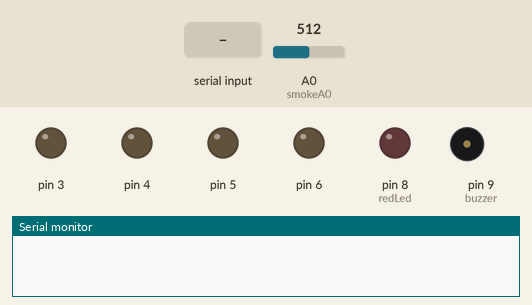
Bench run of a sketch on a simulated Arduino Uno, built with avr-gcc and run on an emulated ATmega328P. Parts: output pins drawn as LEDs (lit = HIGH), buzzer (waves = sounding), the last lines printed to the serial monitor. The inputs (shaded band) are chosen by the test bench; at power-on: A0 (smokeA0) = 512.

Above: at 1.2 s.
1.3 s: "1" received over Serial
At 2.8 s:
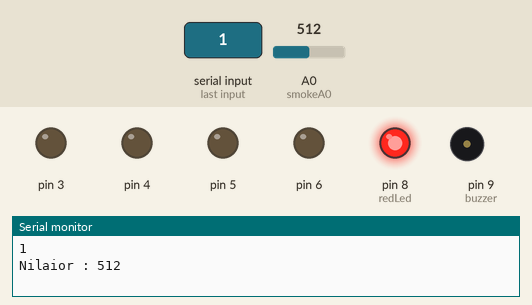
3.8 s: "A" received over Serial
At 5.1 s:
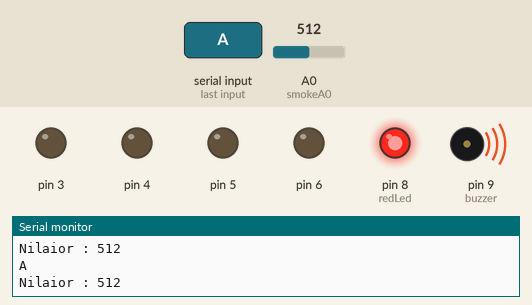
5.8 s: "B" received over Serial
At 8.6 s:
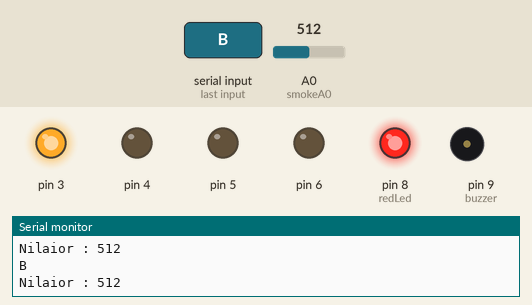
8.8 s: "C" received over Serial
At 11.7 s:
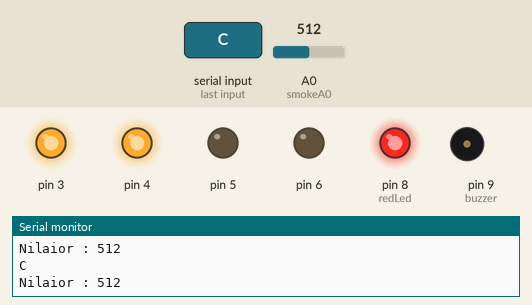
11.8 s: "D" received over Serial
At 14.7 s:
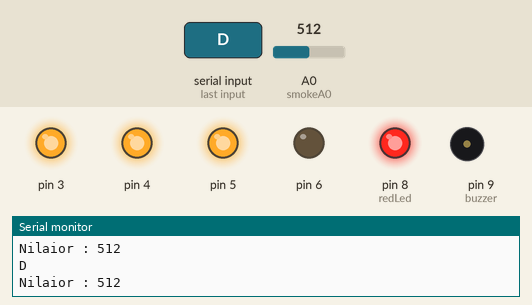
14.8 s: "E" received over Serial
At 17.9 s:
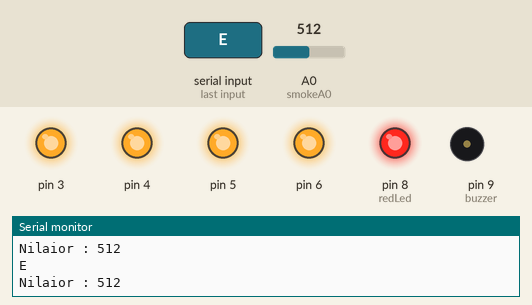
Timing chart, 0 to 18.8 s (numbered marks = the images above; inputs shaded):
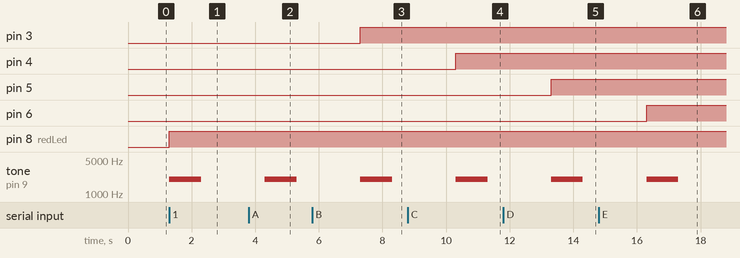

The sketch:

gabungan_gas_lampu_arduino.ino
```cpp
//Identifikasi setiap sensor
int redLed = 8;
int buzzer = 9;

//sensor MQ2
int smokeA0 = A0;
int batasNilai = 100;
char val;
void setup() {
   pinMode(3,OUTPUT);
  pinMode(4,OUTPUT);
  pinMode(5,OUTPUT);
  pinMode(6,OUTPUT);
  Serial.begin(9600);
  pinMode(smokeA0, INPUT);
  pinMode(buzzer, OUTPUT);
  pinMode(redLed, OUTPUT);
}

void loop() {
  if( Serial.available() >0 )
  {
     val = Serial.read();
      Serial.println(val);
 //nilai yang muncul di sensor MQ2
 int analogSensor = analogRead(smokeA0);

 //cetak secara serial
 Serial.print("Nilaior : ");
 Serial.println(analogSensor);

 //jika nilai sensor lebih besar dari batas nilai maka
 if (analogSensor > batasNilai)
 {
  //lampu led nyala
  digitalWrite(redLed, HIGH);

  //buzzer bunyi
  tone(buzzer, 2000, 1000);
 }
 else
 {
  //jika dibawah dari batas nilai maka
  //lampu led mati
  digitalWrite(redLed, LOW);

  //buzzer off
  noTone(buzzer);
 }

 //Diulangi tiap 3 detik
 delay(3000);
 }

  {

  }
    if( val == '1' ) {
      digitalWrite(3,LOW); }
    else if( val == '2' ) {
      digitalWrite(4,LOW); }
    else if( val == '3' ) {
      digitalWrite(5,LOW); }
    else if( val == '4' ) {
      digitalWrite(6,LOW); }
    else if( val == '5' ) {
  }
     else if( val == 'A' ) {
      digitalWrite(3,HIGH); }
     else if( val == 'B' ) {
      digitalWrite(4,HIGH); }
     else if( val == 'C' ) {
      digitalWrite(5,HIGH); }
     else if( val == 'D' ) {
      digitalWrite(6,HIGH); }
     else if( val == 'E' ) {
}
}
```

Measured:
- after the input at 1.3 s, pin 8 (redLed): LOW → HIGH at once; tone on pin 9 (buzzer): silent → 2000 Hz at once, → silent 1.0 s later
- after the input at 3.8 s, tone on pin 9 (buzzer): silent → 2000 Hz after 0.50 s, → silent 1.0 s later
- after the input at 5.8 s, tone on pin 9 (buzzer): silent → 2000 Hz after 1.5 s, → silent 1.0 s later
- after the input at 8.8 s, tone on pin 9 (buzzer): silent → 2000 Hz after 1.5 s, → silent 1.0 s later
- after the input at 11.8 s, tone on pin 9 (buzzer): silent → 2000 Hz after 1.5 s, → silent 1.0 s later
- after the input at 14.8 s, tone on pin 9 (buzzer): silent → 2000 Hz after 1.5 s, → silent 1.0 s later
